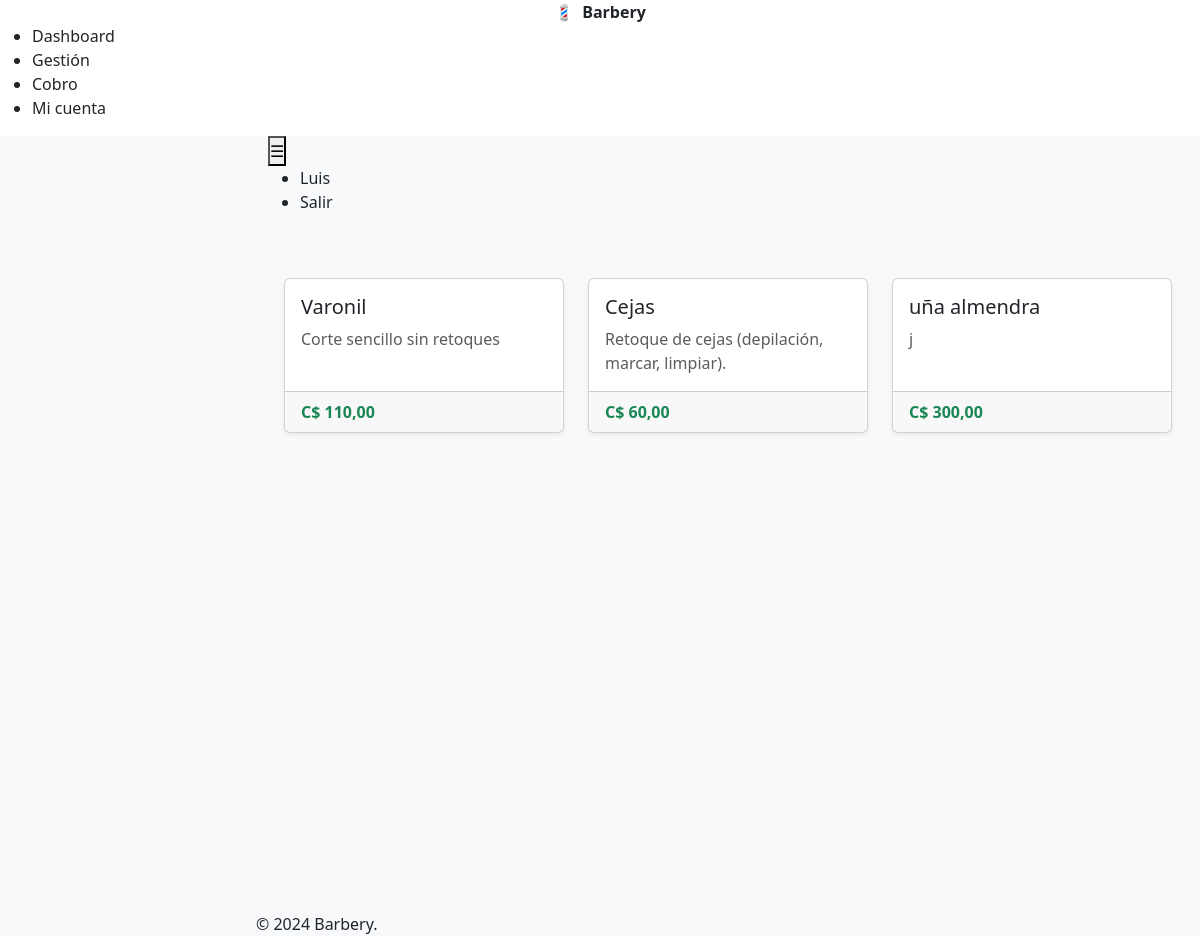
Page /cortes/ (signed in) on the committed database.
### users/models.py (models this page shows, shortened)
class User(AbstractUser):
    ROL_CHOICES = [
        ('ADMIN', 'Admin'),
        ('CAJERO', 'Cajero'),
        ('BARBERO', 'Barbero'),
        ('ESTILISTA', 'Estilista'),
    ]
    pass
    nombre = models.CharField(max_length=150, blank=True)
    apellido = models.CharField(max_length=150, blank=True)
    telefono = models.CharField(max_length=30, blank=True)
    identidad = models.CharField(max_length=100, blank=True)
    direccion = models.TextField(blank=True)
    rol = models.CharField(max_length=20, choices=ROL_CHOICES, default='CAJERO')

### cortes/models.py (models this page shows)
class Corte(models.Model):
    nombre_corte = models.CharField(max_length=200)
    descripcion = models.TextField(blank=True)
    precio = models.PositiveIntegerField(default=0)
    def __str__(self):
        return f"{self.nombre_corte} - {self.precio}"

### cortes/views.py (the view, shortened to what this page needs)
# urls.py: path('', views.list_cortes, name='cortes_list'),
@login_required
def list_cortes(request):
    cortes = Corte.objects.all()
    print(cortes)  # Esto muestra el QuerySet en la consola
    for c in cortes:
        print(c.id, c.nombre_corte, c.precio, c.descripcion)
    return render(request, 'cortes/list.html', {'cortes': cortes})

### templates/cortes/list.html (shortened to what this page needs)
{% extends 'base.html' %}
{% load l10n %}
{% block content %}
<div class="row">
  {% for corte in cortes %}
    <div class="col-md-4 mb-4">
      <div class="card h-100 shadow-sm">
        <div class="card-body">
          <h5 class="card-title">{{ corte.nombre_corte }}</h5>
          {% if corte.descripcion %}
            <p class="card-text text-muted">{{ corte.descripcion }}</p>
          {% else %}
            <p class="text-muted fst-italic">Sin descripción</p>
          {% endif %}
        </div>
        <div class="card-footer d-flex justify-content-between align-items-center">
          <strong class="text-success">C$ {{ corte.precio|floatformat:2 }}</strong>
        </div>
      </div>
    </div>
  {% empty %}
    <p>No hay cortes registrados.</p>
  {% endfor %}
</div>
{% endblock %}

### templates/includes/navbar.html
<header class="header mb-4">
  <div class="container-fluid">
    <button class="header-toggler px-md-0" type="button"
      onclick="coreui.Sidebar.getInstance(document.getElementById('sidebar')).toggle()">
      ☰
    </button>
    <ul class="header-nav ms-auto">
      <li class="nav-item">
        <span class="nav-link">{{ request.user.username }}</span>
      </li>
      <li class="nav-item">
        <a class="nav-link" href="{% url 'login' %}">Salir</a>
      </li>
    </ul>
  </div>
</header>

### rows in the picture
User: user.username "Luis"
Corte: nombre_corte "Varonil", descripcion "Corte sencillo sin retoques", precio "110,00"
Corte: nombre_corte "Cejas", descripcion "Retoque de cejas (depilación, marcar, limpiar).", precio "60,00"
Corte: nombre_corte "uña almendra", descripcion "j", precio "300,00"
